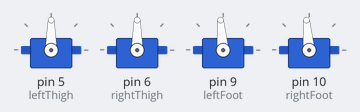
Bench run of a sketch on a simulated Arduino Uno, built with avr-gcc and run on an emulated ATmega328P. On the bench: 4 × servo.

Above: at 14.3 s.
At 27.8 s:
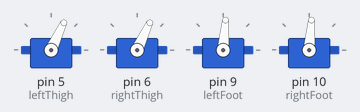
At 38.2 s:
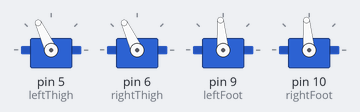
Timing chart, 0 to 40.0 s (numbered marks = the images above):
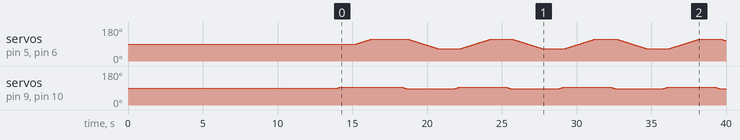

The sketch:

walking.ino
```cpp
#include <Servo.h>

Servo leftThigh;  // create servo object to control a servo
Servo rightThigh;
Servo leftFoot;
Servo rightFoot;

int pos = 0;  // analog pin used to connect the potentiometer
int flag = 0;

void setup() {
  leftThigh.attach(5);  // attaches the servo on pin to the servo object
  rightThigh.attach(6);
  leftFoot.attach(9);
  rightFoot.attach(10);
  leftThigh.write(90);
  delay(1000);
  rightThigh.write(90);
  delay(1000);
  leftFoot.write(90);
  delay(1000);
  rightFoot.write(90);
  delay(1000);


}

void loop() {
  if (flag == 0) {
    delay(10000);
    for (pos = 90; pos <= 95; pos += 1) { // goes from 45 degrees to 135 degrees
    // in steps of 1 degree
    leftFoot.write(pos);              // tell servo to go to position in variable 'pos'
    rightFoot.write(pos);
    delay(40);
    }
    delay(1000);

    for (pos = 90; pos <= 115; pos += 1) { // goes from 45 degrees to 135 degrees
    // in steps of 1 degree
    leftThigh.write(pos);              // tell servo to go to position in variable 'pos'
    rightThigh.write(pos);
    delay(40);                       // waits 15ms for the servo to reach the position
    }
    flag = 1;
    delay(1000);
  }

  delay(1000);
  for (pos = 95; pos >= 85; pos -= 1) { // goes from 45 degrees to 135 degrees
    // in steps of 1 degree
    leftFoot.write(pos);              // tell servo to go to position in variable 'pos'
    rightFoot.write(pos);
    delay(40);                       // waits 15ms for the servo to reach the position
  }
  for (pos = 115; pos >= 65; pos -= 1) { // goes from 45 degrees to 135 degrees
    // in steps of 1 degree
    leftThigh.write(pos);              // tell servo to go to position in variable 'pos'
    rightThigh.write(pos);
    delay(40);                       // waits 15ms for the servo to reach the position
  }
  delay(1000);
  for (pos = 85; pos <= 95; pos += 1) { // goes from 45 degrees to 135 degrees
    // in steps of 1 degree
    leftFoot.write(pos);              // tell servo to go to position in variable 'pos'
    rightFoot.write(pos);
    delay(40);                       // waits 15ms for the servo to reach the position
  }
  for (pos = 65; pos <= 115; pos += 1) { // goes from 45 degrees to 135 degrees
    // in steps of 1 degree
    leftThigh.write(pos);              // tell servo to go to position in variable 'pos'
    rightThigh.write(pos);
    delay(40);                       // waits 15ms for the servo to reach the position
  }


}
```
